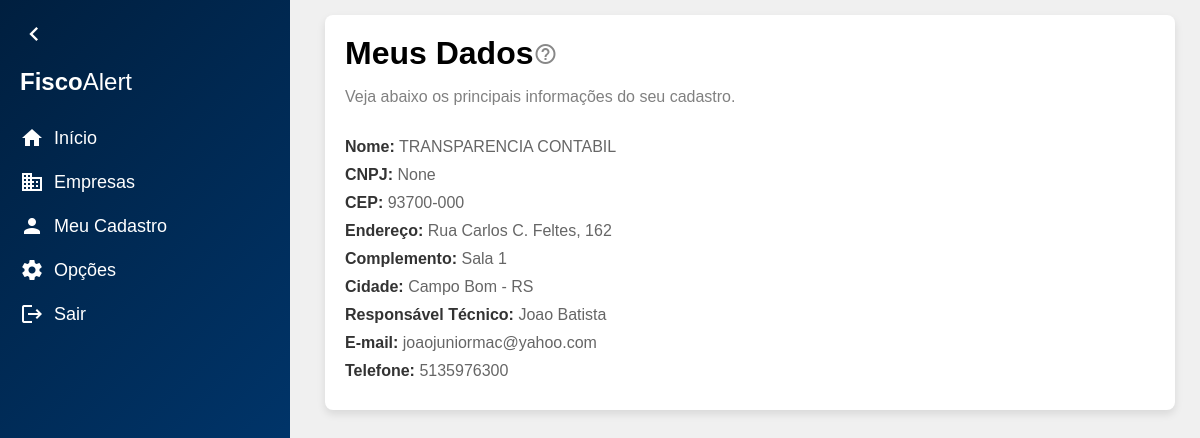
The page /escritorio/1/ on the database its author committed.
### escritorio/models.py (models this page shows, shortened)
class Escritorio(models.Model):
    id = models.AutoField(primary_key=True)
    nome = models.CharField(max_length=200)
    cnpj = models.CharField(max_length=14, blank=True, null=True)
    cep = models.CharField(
        max_length=9,
        validators=[
            RegexValidator(regex=r'^\d{5}-\d{3}$', message="CEP deve estar no formato 99999-999.")
        ],
    )
    endereco = models.CharField(max_length=100, blank=True, null=True)
    numero = models.CharField(max_length=10, blank=True, null=True)
    complemento = models.CharField(max_length=50, blank=True, null=True)
    cidade = models.CharField(max_length=50, blank=True, null=True)
    uf = models.CharField(max_length=2, blank=True, null=True)
    responsavel_tecnico = models.CharField(max_length=50)
    email = models.CharField(max_length=200, blank=True, null=True)
    telefone = models.CharField(
        max_length=15, blank=True, null=True,
        validators=[
            RegexValidator(
                regex=r'^\d{10,11}$',
                message="O número de telefone deve conter apenas dígitos e ter 10 ou 11 dígitos."
            )
        ]
    )
    ativo = models.BooleanField(default=True)

### escritorio/views.py (the view)
# urls.py: path('escritorio/<int:id>/', escritorio_detalhes, name='escritorio_detalhes'),
def escritorio_detalhes(request, id):
    escritorio = get_object_or_404(Escritorio, id=id)
    return render(request, 'escritorio_detalhes.html', {'escritorio': escritorio})

### escritorio/templates/escritorio_detalhes.html (shortened to what this page needs)
{% extends "base.html" %}
{% block content %}
<div class="content">
    <div class="container">
        <div class="title">
            <span>Meus Dados</span>
            <span class="material-icons" style="color: #888;">help_outline</span>
        </div>
        <p>Veja abaixo os principais informações do seu cadastro.</p>
        <div class="field">
            <span class="field-label">Nome:</span>
            <span class="field-value">{{ escritorio.nome }}</span>
        </div>
        <div class="field">
            <span class="field-label">CNPJ:</span>
            <span class="field-value">{{ escritorio.cnpj }}</span>
        </div>
        <div class="field">
            <span class="field-label">CEP:</span>
            <span class="field-value">{{ escritorio.cep }}</span>
        </div>
        <div class="field">
            <span class="field-label">Endereço:</span>
            <span class="field-value">{{ escritorio.endereco }}, {{ escritorio.numero }}</span>
        </div>
        <div class="field">
            <span class="field-label">Complemento:</span>
            <span class="field-value">{{ escritorio.complemento }}</span>
        </div>
        <div class="field">
            <span class="field-label">Cidade:</span>
            <span class="field-value">{{ escritorio.cidade }} - {{ escritorio.uf }}</span>
        </div>
        <div class="field">
            <span class="field-label">Responsável Técnico:</span>
            <span class="field-value">{{ escritorio.responsavel_tecnico }}</span>
        </div>
        <div class="field">
            <span class="field-label">E-mail:</span>
            <span class="field-value">{{ escritorio.email }}</span>
        </div>
        <div class="field">
            <span class="field-label">Telefone:</span>
            <span class="field-value">{{ escritorio.telefone }}</span>
        </div>
    </div>
</div>
{% endblock %}

### app/templates/base.html (style rules this page uses)
body { font-family: Arial, sans-serif; margin: 0; padding: 0; background-color: #f0f0f0; display: flex; }
.content { display: flex; justify-content: center; margin-left: 270px; padding-left: 30px; padding-top: 15px; width: calc(100% - 270px); }
.container { width: 90%; background-color: white; padding: 20px; box-shadow: 0 4px 8px rgba(0, 0, 0, 0.1); border-radius: 8px; margin-bottom: 4rem; }
.title { display: flex; align-items: center; font-size: 32px; font-weight: bold; margin-bottom: 0; }
.container p { margin-bottom: 32px; color: grey; }
.field { margin-bottom: 10px; }
.field-label { font-weight: bold; color: #333; }
.field-value { color: #666; }

### rows shown on the page
Escritorio: nome "TRANSPARENCIA CONTABIL", cnpj "None", cep "93700-000", endereco "Rua Carlos C. Feltes", numero "162", complemento "Sala 1", cidade "Campo Bom", uf "RS", responsavel_tecnico "Joao Batista", email "joaojuniormac@yahoo.com", telefone "5135976300"
